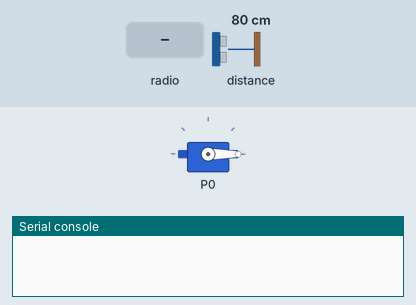
Simulated run of this program. Board: BBC micro:bit (MakeCode). Shown: servo, the last lines printed to the serial console. Inputs (shaded band) come from the test bench; at power-on: distance to the obstacle 80 cm. No radio messages arrive unless stated (any console line starting 'radio sent:' is added by the test bench).

Above: at 1.2 s.
1.3 s: radio message "snimaj" arrives
At 1.79 s:
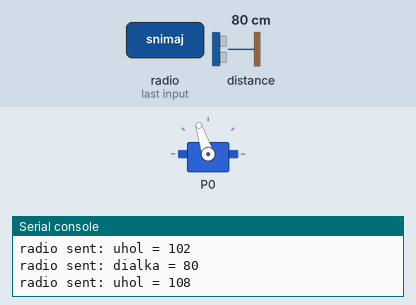
At 2.5 s:
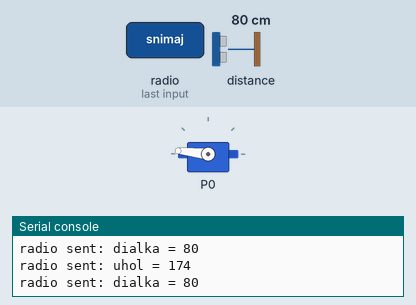
Timing chart, 0 to 4.3 s (numbered marks = the images above; inputs shaded):
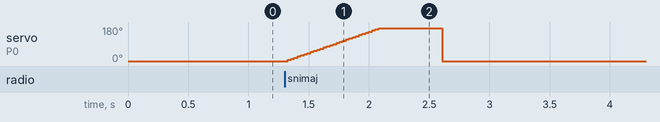

The program:

main.ts
```typescript
radio.onReceivedString(function (receivedString) {
    if (receivedString == "snimaj") {
        for (let index = 0; index < PocetKrokov; index++) {
            pins.servoWritePin(AnalogPin.P0, Uhol)
            radio.sendValue("uhol", Uhol)
            basic.pause(10)
            radio.sendValue("dialka", sonar.ping(
            DigitalPin.P14,
            DigitalPin.P15,
            PingUnit.Centimeters
            ))
            basic.pause(10)
            Uhol += 180 / PocetKrokov
        }
        basic.pause(500)
        Uhol = 0
        pins.servoWritePin(AnalogPin.P0, Uhol)
    }
})
let Uhol = 0
let PocetKrokov = 0
radio.setGroup(1)
let Dialka = 0
PocetKrokov = 30
Uhol = 0
pins.servoWritePin(AnalogPin.P0, Uhol)
```

test.ts
```typescript
// sem patria testy; keď sa tento balík použije ako rozšírenie, nebudú sa kompilovať.
```

Measured:
- after the input at 1.3 s, servo on P0: rises from 0° to 174° in 0.75 s, then falls to 0° in 0.53 s
